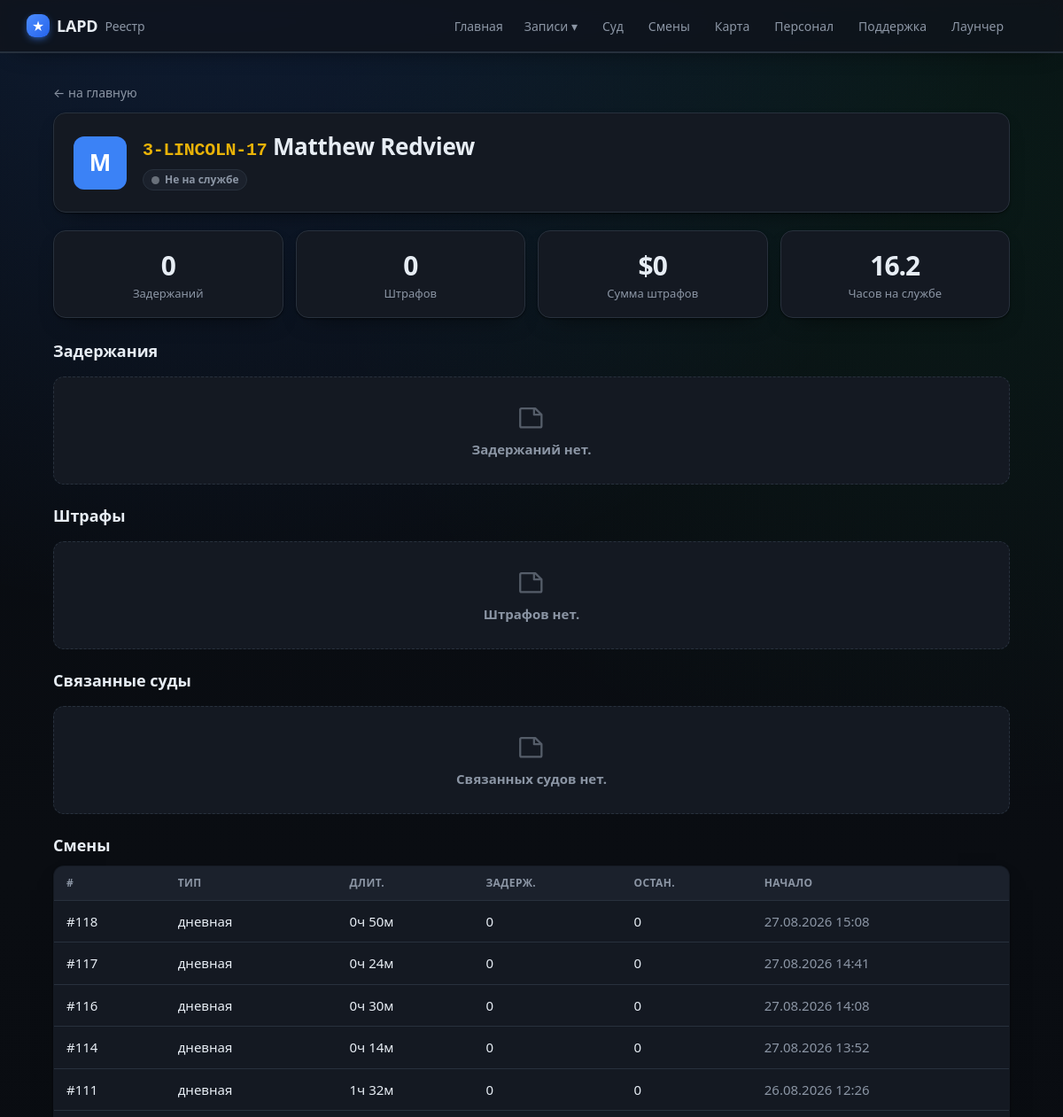
The page /officer/3-LINCOLN-17 (upper part) on the database as committed earlier.
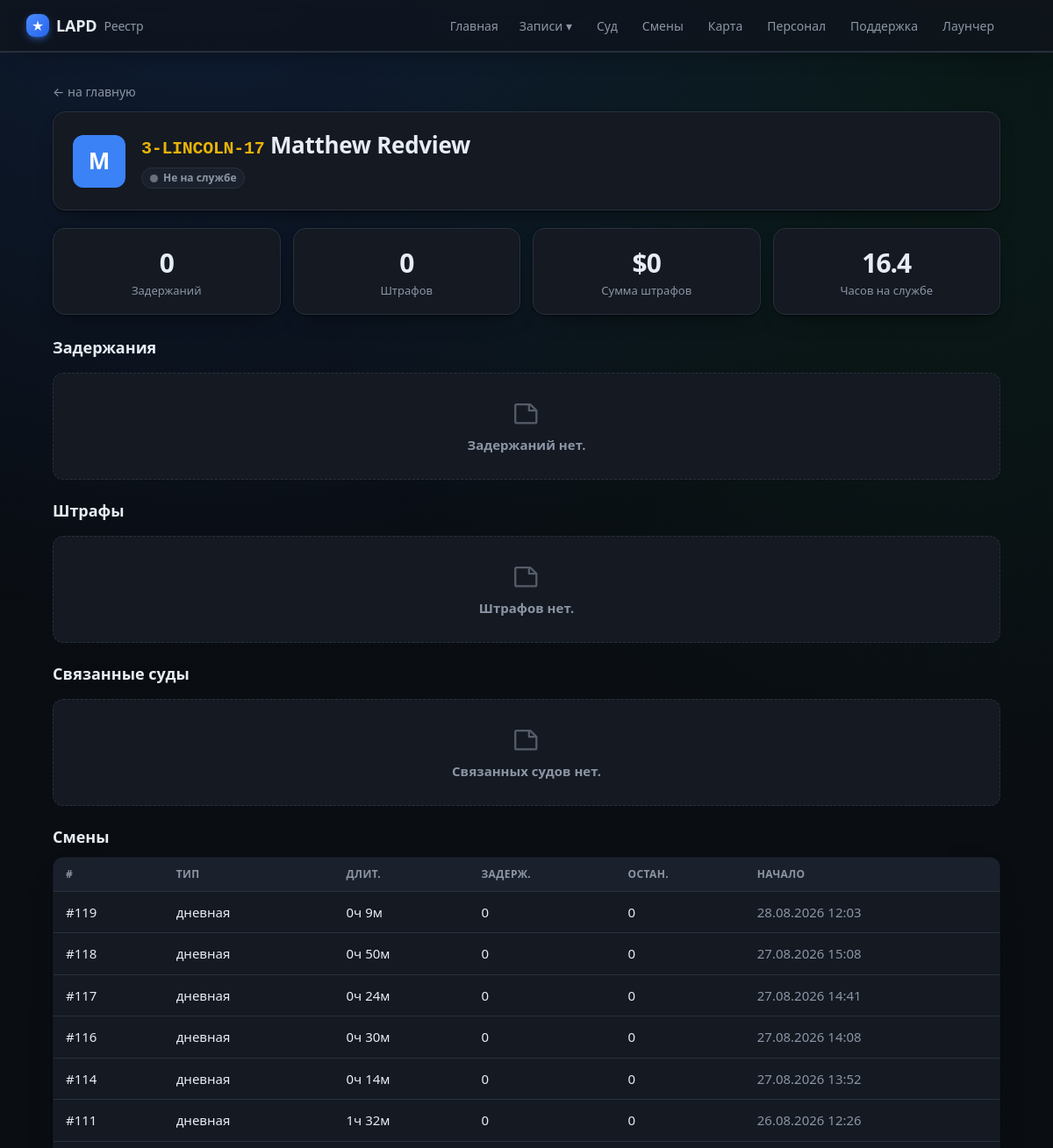
The same page on the database as committed later.
### tables this page shows
CREATE TABLE shifts (
                id INTEGER PRIMARY KEY AUTOINCREMENT,
                officer_id INTEGER NOT NULL,
                shift_type TEXT,
                started_at TEXT NOT NULL,
                ended_at TEXT,
                duration_min INTEGER DEFAULT 0,
                arrests INTEGER DEFAULT 0,
                traffic_stops INTEGER DEFAULT 0,
                pursuits INTEGER DEFAULT 0,
                pit INTEGER DEFAULT 0,
                callouts INTEGER DEFAULT 0,
                fines_total INTEGER DEFAULT 0,
                is_test INTEGER DEFAULT 0, source_ext TEXT,
                FOREIGN KEY (officer_id) REFERENCES officers(id)
            );

### app/main.py (the view)
@app.route("/officer/<callsign>")
def officer_view(callsign):
    off = db.get_officer(callsign)
    if not off:
        abort(404)
    shifts = db.list_shifts(50, officer_id=off["id"])
    hours = round(sum(s.get("duration_min") or 0 for s in shifts) / 60, 1)
    return render_template("officer.html", officer=off,
                           cases=db.list_cases(200, officer_id=off["id"]),
                           citations=db.list_citations(200, officer_id=off["id"]),
                           callouts=db.list_callouts(200, officer_id=off["id"], real_only=True),
                           court_cases=db.list_related_court_cases_for_officer(off["id"]),
                           cit=db.citations_summary(off["id"]),
                           evidence=db.evidence_catalog(off["id"]),
                           shifts=shifts, hours=hours)

### app/db.py (called while the page is built)
def fmt_dt(iso):
    try:
        dt = datetime.datetime.fromisoformat(iso)
        return dt.strftime("%d.%m.%Y %H:%M")
    except Exception:
        return iso or "—"

@contextmanager
def get_conn():
    conn = sqlite3.connect(config.DB_PATH)
    conn.row_factory = sqlite3.Row
    try:
        yield conn
        conn.commit()
    finally:
        conn.close()

def list_cases(limit=100, officer_id=None, status=None):
    q = """SELECT cases.*, officers.callsign, officers.name AS officer_name
           FROM cases JOIN officers ON officers.id = cases.officer_id"""
    conds, params = [], []
    if officer_id:
        conds.append("cases.officer_id=?"); params.append(officer_id)
    if status:
        conds.append("cases.status=?"); params.append(status)
    if conds:
        q += " WHERE " + " AND ".join(conds)
    q += " ORDER BY cases.id DESC LIMIT ?"; params.append(limit)
    with get_conn() as c:
        return [_row_to_case(r) for r in c.execute(q, params).fetchall()]

def status_info(code):
    return DUTY_STATUS.get(code, {"ru": "Не на службе", "cls": "off"})

def staff_label(value):
    return STAFF_LABELS.get(value, value)

### app/templates/officer.html (shortened to what the changed rows need)
{% extends "base.html" %}
{% block content %}
<div class="officer-card">
  <div class="off-main">
    <h1><span class="cs big">{{ officer.callsign }}</span> {{ officer.name or '' }}</h1>
  </div>
</div>
<section class="stats {% if callouts %}stats-5{% endif %}">
  <div class="stat"><div class="num">{{ hours }}</div><div class="lbl">Часов на службе</div></div>
</section>
<h2>Задержания</h2>
<h2>Штрафы</h2>
<h2>Связанные суды</h2>
{% if shifts %}
<h2>Смены</h2>
<table class="tbl">
  <thead><tr><th>#</th><th>Тип</th><th>Длит.</th><th>Задерж.</th><th>Остан.</th><th>Начало</th></tr></thead>
  <tbody>
  {% for s in shifts %}
    <tr onclick="location='{{ url_for('shift_view', sid=s.id) }}'">
      <td><a class="row-link" href="{{ url_for('shift_view', sid=s.id) }}" onclick="event.stopPropagation()">#{{ s.id }}</a></td><td>{{ s.type_ru }}</td><td>{{ s.duration_h }}</td>
      <td>{{ s.arrests }}</td><td>{{ s.traffic_stops }}</td><td class="muted">{{ s.started_fmt }}</td>
    </tr>
  {% endfor %}
  </tbody>
</table>
{% endif %}
{% endblock %}

Rows that differ between the two databases and show on the page:
added shifts: id "119", type_ru "дневная", duration_h "0ч 9м", arrests "0", traffic_stops "0", started_fmt "28.08.2026 12:03"
Other text that changed with them:
{{ hours }}: "16.2" → "16.4"
